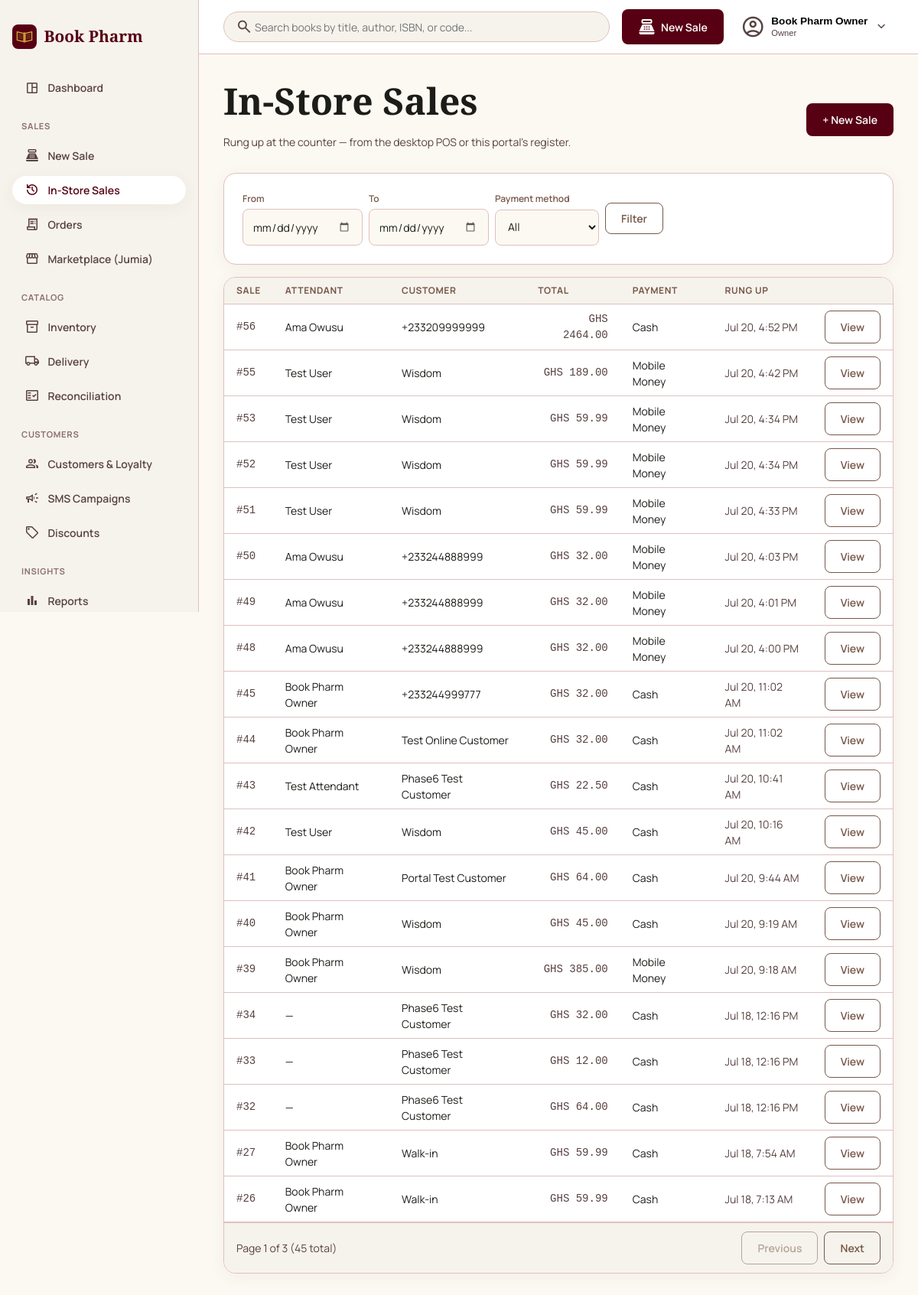
Page /portal/register/sales/ (signed in) on the committed database.
### apps/accounts/models.py (models this page shows, shortened)
class User(AbstractBaseUser, PermissionsMixin):
    class Role(models.TextChoices):
        OWNER = 'OWNER', 'Owner'
        ATTENDANT = 'ATTENDANT', 'Attendant'
    email = models.EmailField(unique=True)
    full_name = models.CharField(max_length=150, blank=True)
    role = models.CharField(max_length=10, choices=Role.choices, default=Role.OWNER)
    is_active = models.BooleanField(default=True)
    is_staff = models.BooleanField(default=False)
    date_joined = models.DateTimeField(default=timezone.now)
    objects = UserManager()
    USERNAME_FIELD = 'email'
    REQUIRED_FIELDS = []

### apps/sales/models.py (models this page shows, shortened)
class Sale(models.Model):
    class Channel(models.TextChoices):
        IN_STORE = 'IN_STORE', 'In-store'
        ONLINE = 'ONLINE', 'Online'
        JUMIA = 'JUMIA', 'Jumia'
    class PaymentMethod(models.TextChoices):
        CASH = 'CASH', 'Cash'
        MOMO = 'MOMO', 'Mobile Money'
        CARD = 'CARD', 'Card'
        BANK_TRANSFER = 'BANK_TRANSFER', 'Bank Transfer'
        MARKETPLACE = 'MARKETPLACE', 'Marketplace (Jumia)'
    class PaymentStatus(models.TextChoices):
        PENDING = 'PENDING', 'Pending'
        PAID = 'PAID', 'Paid'
        FAILED = 'FAILED', 'Failed'
        REFUNDED = 'REFUNDED', 'Refunded'
    class Status(models.TextChoices):
        PENDING = 'PENDING', 'Pending'
        COMPLETED = 'COMPLETED', 'Completed'
        CANCELLED = 'CANCELLED', 'Cancelled'
        RETURNED = 'RETURNED', 'Returned'
    channel = models.CharField(max_length=8, choices=Channel.choices)
    customer = models.ForeignKey(
        'customers.Customer', null=True, blank=True, on_delete=models.SET_NULL, related_name='sales'
    )
    subtotal = models.DecimalField(max_digits=10, decimal_places=2)
    discount_amount = models.DecimalField(max_digits=10, decimal_places=2, default=Decimal('0'))
    delivery_fee = models.DecimalField(max_digits=10, decimal_places=2, default=Decimal('0'))
    total = models.DecimalField(max_digits=10, decimal_places=2)
    payment_method = models.CharField(max_length=13, choices=PaymentMethod.choices)
    payment_status = models.CharField(max_length=8, choices=PaymentStatus.choices, default=PaymentStatus.PENDING)
    status = models.CharField(max_length=9, choices=Status.choices, default=Status.PENDING)
    attendant = models.ForeignKey(
        settings.AUTH_USER_MODEL, null=True, blank=True, on_delete=models.SET_NULL, related_name='sales'
    )
    offline_uuid = models.UUIDField(unique=True, null=True, blank=True)
    synced_at = models.DateTimeField(null=True, blank=True)
    external_ref = models.CharField(max_length=100, blank=True)
    returned_at = models.DateTimeField(null=True, blank=True)
    created_at = models.DateTimeField(auto_now_add=True)
    class Meta:
        ordering = ['-created_at']

### apps/customers/models.py (models this page shows, shortened)
class Customer(models.Model):
    phone = models.CharField(max_length=13, unique=True)
    full_name = models.CharField(max_length=150, blank=True)
    email = models.EmailField(blank=True)
    birthday = models.DateField(null=True, blank=True)
    loyalty_points = models.IntegerField(default=0)
    sms_opt_out = models.BooleanField(default=False)
    created_at = models.DateTimeField(auto_now_add=True)
    class Meta:
        ordering = ['full_name', 'phone']

### apps/portal/register_views.py (the view)
# urls.py: path('register/sales/', register_views.register_list, name='register_list'),
@login_required
def register_list(request):
    sales = Sale.objects.filter(channel=Sale.Channel.IN_STORE).exclude(
        status=Sale.Status.PENDING
    ).select_related('customer', 'attendant').order_by('-created_at')
    start_str = request.GET.get('start', '').strip()
    end_str = request.GET.get('end', '').strip()
    start = _parse_date(start_str)
    end = _parse_date(end_str)
    if start and end:
        start_dt, end_dt = range_bounds_utc(start, end)
        sales = sales.filter(created_at__gte=start_dt, created_at__lt=end_dt)
    elif start:
        start_dt, _unused = range_bounds_utc(start, start)
        sales = sales.filter(created_at__gte=start_dt)
    elif end:
        _unused, end_dt = range_bounds_utc(end, end)
        sales = sales.filter(created_at__lt=end_dt)
    payment_method = request.GET.get('payment_method', '').strip()
    if payment_method:
        sales = sales.filter(payment_method=payment_method)
    paginator = Paginator(sales, PAGE_SIZE)
    return render(request, 'portal/register/list.html', {
        'active_nav': 'register_list',
        'page_obj': paginator.get_page(request.GET.get('page')),
        'start': start_str,
        'end': end_str,
        'selected_payment_method': payment_method,
        'payment_methods': [(v, l) for v, l in Sale.PaymentMethod.choices if v != Sale.PaymentMethod.MARKETPLACE],
        'querystring': f'start={start_str}&end={end_str}&payment_method={payment_method}&',
    })

### apps/portal/register_views.py (called while the page is built)
def _parse_date(value):
    try:
        return date_cls.fromisoformat(value) if value else None
    except ValueError:
        return None

### apps/storefront/cart.py (called while the page is built)
    def __len__(self):
        return sum(self.cart.values())

### apps/storefront/context_processors.py (called while the page is built)
def cart_context(request):
    return {'cart_count': len(Cart(request))}

def nav_context(request):
    return {'nav_categories': Category.objects.all()}

def google_maps_context(request):
    return {'google_maps_api_key': settings.GOOGLE_MAPS_API_KEY}

### templates/portal/register/list.html (shortened to what this page needs)
{% extends 'portal/base.html' %}
{% block content %}
<header class="portal-page-header">
  <div>
    <h1>In-Store Sales</h1>
    <p class="text-muted">Rung up at the counter &mdash; from the desktop POS or this portal's register.</p>
  </div>
  <a class="btn btn--primary" href="{% url 'portal:register_create' %}">+ New Sale</a>
</header>
<form class="toolbar card" method="get">
  <div class="form-field">
    <label class="form-label" for="filter-start">From</label>
    <input type="date" name="start" id="filter-start" value="{{ start }}">
  </div>
  <div class="form-field">
    <label class="form-label" for="filter-end">To</label>
    <input type="date" name="end" id="filter-end" value="{{ end }}">
  </div>
  <div class="form-field">
    <label class="form-label" for="filter-payment">Payment method</label>
    <select name="payment_method" id="filter-payment">
      <option value="">All</option>
    </select>
  </div>
  <button type="submit" class="btn btn--secondary">Filter</button>
</form>
<div class="card catalog-table-card">
  <table class="table">
    <thead>
      <tr>
        <th>Sale</th>
        <th>Attendant</th>
        <th>Customer</th>
        <th class="text-right">Total</th>
        <th>Payment</th>
        <th>Rung Up</th>
        <th></th>
      </tr>
    </thead>
    <tbody>
      {% for sale in page_obj %}
      <tr>
        <td class="mono">#{{ sale.id }}</td>
        <td>{% if sale.attendant %}{{ sale.attendant.full_name|default:sale.attendant.email }}{% else %}&mdash;{% endif %}</td>
        <td>{% if sale.customer %}{{ sale.customer.full_name|default:sale.customer.phone }}{% else %}Walk-in{% endif %}</td>
        <td class="text-right mono">GHS {{ sale.total }}</td>
        <td>{{ sale.get_payment_method_display }}</td>
        <td class="text-muted">{{ sale.created_at|date:"M j, g:i A" }}</td>
        <td class="text-right"><a class="btn btn--secondary" href="{% url 'portal:register_receipt' sale.pk %}">View</a></td>
      </tr>
      {% empty %}
      <tr><td colspan="7" class="text-muted">No in-store sales yet.</td></tr>
      {% endfor %}
    </tbody>
  </table>
  {% include 'portal/_pagination.html' with base_url=request.path querystring=querystring %}
</div>
{% endblock %}

### templates/portal/base.html (shortened to what this page needs)
{% load static %}
<!DOCTYPE html>
<html lang="en">
<head>
  <link rel="stylesheet" href="{% static 'css/base.css' %}">
  <link rel="stylesheet" href="{% static 'css/theme-portal.css' %}">
  <link rel="stylesheet" href="{% static 'css/portal-layout.css' %}">
</head>
<body>
  <div class="portal-shell" x-data="{ sidebarOpen: false }">
    <aside class="portal-sidebar" :class="{ 'is-open': sidebarOpen }">
      <a class="portal-sidebar__brand" href="{% url 'portal:dashboard' %}">
        <img src="{% static 'img/logo.svg' %}" alt="" width="32" height="32">
        <span>Book Pharm</span>
      </a>
      <nav class="portal-sidebar__nav" @click="sidebarOpen = false">
        <a href="{% url 'portal:dashboard' %}" class="{% if active_nav == 'dashboard' %}is-active{% endif %}">
          <span class="material-symbols-outlined">space_dashboard</span> Dashboard
        </a>
        <p class="portal-sidebar__section-label">Sales</p>
        <a href="{% url 'portal:register_create' %}" class="{% if active_nav == 'register' %}is-active{% endif %}">
          <span class="material-symbols-outlined">point_of_sale</span> New Sale
        </a>
        <a href="{% url 'portal:register_list' %}" class="{% if active_nav == 'register_list' %}is-active{% endif %}">
          <span class="material-symbols-outlined">history</span> In-Store Sales
        </a>
        <a href="{% url 'portal:order_list' %}" class="{% if active_nav == 'orders' %}is-active{% endif %}">
          <span class="material-symbols-outlined">receipt_long</span> Orders
        </a>
        <a href="{% url 'portal:marketplace_list' %}" class="{% if active_nav == 'marketplace' %}is-active{% endif %}">
          <span class="material-symbols-outlined">storefront</span> Marketplace (Jumia)
        </a>
        <p class="portal-sidebar__section-label">Catalog</p>
        <a href="{% url 'portal:book_list' %}" class="{% if active_nav == 'catalog' %}is-active{% endif %}">
          <span class="material-symbols-outlined">inventory_2</span> Inventory
        </a>
        <a href="{% url 'portal:delivery_settings' %}" class="{% if active_nav == 'delivery' %}is-active{% endif %}">
          <span class="material-symbols-outlined">local_shipping</span> Delivery
        </a>
        <a href="{% url 'portal:reconciliation_list' %}" class="{% if active_nav == 'reconciliation' %}is-active{% endif %}">
          <span class="material-symbols-outlined">fact_check</span> Reconciliation
        </a>
        <p class="portal-sidebar__section-label">Customers</p>
        <a href="{% url 'portal:customer_list' %}" class="{% if active_nav == 'customers' %}is-active{% endif %}">
          <span class="material-symbols-outlined">group</span> Customers &amp; Loyalty
        </a>
        <a href="{% url 'portal:campaign_list' %}" class="{% if active_nav == 'messaging' %}is-active{% endif %}">
          <span class="material-symbols-outlined">campaign</span> SMS Campaigns
        </a>
        <a href="{% url 'portal:discount_list' %}" class="{% if active_nav == 'discounts' %}is-active{% endif %}">
          <span class="material-symbols-outlined">sell</span> Discounts
        </a>
        <p class="portal-sidebar__section-label">Insights</p>
        <a href="{% url 'portal:reports_sales' %}" class="{% if active_nav == 'reports' %}is-active{% endif %}">
          <span class="material-symbols-outlined">bar_chart</span> Reports
        </a>
      </nav>
    </aside>
    <div class="portal-columns">
      <header class="portal-topbar">
        <form class="portal-topbar__search" method="get" action="{% url 'portal:book_list' %}" x-data="{ searchOpen: false }" :class="{ 'is-open': searchOpen }">
          <button type="button" class="portal-topbar__search-toggle" @click="searchOpen = !searchOpen" aria-label="Toggle search">
            <span class="material-symbols-outlined">search</span>
          </button>
          <input type="search" name="q" placeholder="Search books by title, author, ISBN, or code...">
        </form>
        <a href="{% url 'portal:register_create' %}" class="btn btn--primary portal-topbar__new-sale">
          <span class="material-symbols-outlined">point_of_sale</span> <span class="portal-topbar__new-sale-label">New Sale</span>
        </a>
        <div class="portal-topbar__user" x-data="{ open: false }" @click.outside="open = false">
          <button type="button" class="portal-topbar__user-trigger" @click="open = !open">
            <span class="material-symbols-outlined">account_circle</span>
            <span class="portal-topbar__user-meta">
              <span class="portal-topbar__user-name">{{ request.user.full_name|default:request.user.email }}</span>
              <span class="portal-topbar__user-role">{{ request.user.get_role_display }}</span>
            </span>
            <span class="material-symbols-outlined portal-topbar__user-chevron" :class="{ 'is-open': open }">expand_more</span>
          </button>
        </div>
      </header>
      <main class="portal-main">
        {% block content %}{% endblock %}
      </main>
    </div>
  </div>
</body>
</html>

### static/css/base.css (style rules this page uses)
*, *::before, *::after { box-sizing: border-box; }
body { margin: 0; background: var(--color-background); color: var(--color-on-background); font-family: var(--font-body); font-size: var(--text-body-md-size); line-height: var(--text-body-md-line); }
h1, h2, h3, h4 { font-family: var(--font-display); margin: 0 0 var(--space-stack-sm); color: var(--color-on-surface); }
h1 { font-size: var(--text-display-lg-size); font-weight: var(--text-display-lg-weight); line-height: var(--text-display-lg-line); }
a { color: var(--color-primary); }
.card { background: var(--color-surface-container-lowest); border: 1px solid var(--color-outline-variant); border-radius: var(--radius-lg); padding: var(--space-card-padding, 24px); box-shadow: 0 4px 20px rgba(92, 64, 51, 0.06); }
.btn { display: inline-block; font-family: var(--font-body); font-weight: 600; font-size: var(--text-body-md-size); border-radius: var(--radius-md); padding: 0.625rem 1.25rem; border: 1px solid transparent; cursor: pointer; text-decoration: none; }
.btn--primary { background: var(--color-primary); color: var(--color-on-primary); }
.btn--secondary { background: transparent; color: var(--color-secondary); border-color: var(--color-secondary); }
.text-muted { color: var(--color-on-surface-variant); }
.text-right { text-align: right; }
.mono { font-family: monospace; color: var(--color-on-surface-variant); }
input[type="text"], input[type="search"], input[type="number"], input[type="email"], input[type="password"], input[type="date"], select, textarea { width: 100%; background: var(--color-surface); border: 1px solid var(--color-outline-variant); border-radius: var(--radius-md); padding: 0.75rem; font-family: var(--font-body); font-size: var(--text-body-md-size); color: var(--color-on-surface); }
input[type="date"] { cursor: pointer; }

### static/css/theme-portal.css (style rules this page uses)
:root { --color-surface: #fcf9f2; --color-surface-dim: #dcdad3; --color-surface-bright: #fcf9f2; --color-surface-container-lowest: #ffffff; --color-surface-container-low: #f6f3ec; --color-surface-container: #f0eee7; --color-surface-container-high: #ebe8e1; --color-surface-container-highest: #e5e2db; --color-on-surface: #1c1c18; --color-on-surface-variant: #584141; --color-outline: #8c7071; --color-outline-variant: #e0bfbf; --color-primary: #570013; --color-on-primary: #ffffff; --color-primary-container: #800020; --color-on-primary-container: #ff828a; --color-secondary: #765749; --color-on-secondary: #ffffff; --color-secondary-container: #fed4c2; --color-on-secondary-container: #795a4c; --color-tertiary: #735c00; --color-on-tertiary: #ffffff; --color-tertiary-container: #cca730; --color-on-tertiary-container: #4f3d00; --color-error: #ba1a1a; --color-on-error: #ffffff; --color-error-container: #ffdad6; --color-on-error-container: #93000a; --color-background: #fcf9f2; --color-on-background: #1c1c18; --font-display: 'EB Garamond', serif; --font-body: 'Manrope', sans-serif; --text-display-lg-size: 48px; --text-display-lg-weight: 600; --text-display-lg-line: 1.2; --text-headline-lg-size: 32px; --text-headline-lg-weight: 500; --text-headline-lg-line: 1.3; --text-headline-md-size: 24px; --text-headline-md-weight: 500; --text-headline-md-line: 1.4; --text-body-lg-size: 16px; --text-body-lg-line: 1.6; --text-body-md-size: 14px; --text-body-md-line: 1.5; --text-label-md-size: 12px; --text-label-md-weight: 600; --text-label-md-tracking: 0.05em; --radius-sm: 0.25rem; --radius-md: 0.5rem; --radius-lg: 1rem; --radius-xl: 1.5rem; --radius-full: 9999px; --space-sidebar-width: 260px; --space-margin: 32px; --space-card-padding: 24px; --space-stack-sm: 8px; --space-stack-md: 16px; --space-stack-lg: 32px; }

### rows in the picture
User: user.full_name "Book Pharm Owner", user.role "Owner"
Sale: id "56", attendant.full_name "Ama Owusu", customer.full_name "+233209999999", total "2464.00", payment_method "Cash", created_at "Jul 20, 4:52 PM"
Sale: id "55", attendant.full_name "Test User", customer.full_name "Wisdom", total "189.00", payment_method "Mobile Money", created_at "Jul 20, 4:42 PM"
Sale: id "53", attendant.full_name "Test User", customer.full_name "Wisdom", total "59.99", payment_method "Mobile Money", created_at "Jul 20, 4:34 PM"
Sale: id "52", attendant.full_name "Test User", customer.full_name "Wisdom", total "59.99", payment_method "Mobile Money", created_at "Jul 20, 4:34 PM"
Sale: id "51", attendant.full_name "Test User", customer.full_name "Wisdom", total "59.99", payment_method "Mobile Money", created_at "Jul 20, 4:33 PM"
Sale: id "50", attendant.full_name "Ama Owusu", customer.full_name "+233244888999", total "32.00", payment_method "Mobile Money", created_at "Jul 20, 4:03 PM"
Sale: id "49", attendant.full_name "Ama Owusu", customer.full_name "+233244888999", total "32.00", payment_method "Mobile Money", created_at "Jul 20, 4:01 PM"
Sale: id "48", attendant.full_name "Ama Owusu", customer.full_name "+233244888999", total "32.00", payment_method "Mobile Money", created_at "Jul 20, 4:00 PM"
Sale: id "45", attendant.full_name "Book Pharm Owner", customer.full_name "+233244999777", total "32.00", payment_method "Cash", created_at "Jul 20, 11:02 AM"
Sale: id "44", attendant.full_name "Book Pharm Owner", customer.full_name "Test Online Customer", total "32.00", payment_method "Cash", created_at "Jul 20, 11:02 AM"
Sale: id "43", attendant.full_name "Test Attendant", customer.full_name "Phase6 Test Customer", total "22.50", payment_method "Cash", created_at "Jul 20, 10:41 AM"
Sale: id "42", attendant.full_name "Test User", customer.full_name "Wisdom", total "45.00", payment_method "Cash", created_at "Jul 20, 10:16 AM"
Sale: id "41", attendant.full_name "Book Pharm Owner", customer.full_name "Portal Test Customer", total "64.00", payment_method "Cash", created_at "Jul 20, 9:44 AM"
Sale: id "40", attendant.full_name "Book Pharm Owner", customer.full_name "Wisdom", total "45.00", payment_method "Cash", created_at "Jul 20, 9:19 AM"
Sale: id "39", attendant.full_name "Book Pharm Owner", customer.full_name "Wisdom", total "385.00", payment_method "Mobile Money", created_at "Jul 20, 9:18 AM"
Sale: id "34", customer.full_name "Phase6 Test Customer", total "32.00", payment_method "Cash", created_at "Jul 18, 12:16 PM"
Sale: id "33", customer.full_name "Phase6 Test Customer", total "12.00", payment_method "Cash", created_at "Jul 18, 12:16 PM"
Sale: id "32", customer.full_name "Phase6 Test Customer", total "64.00", payment_method "Cash", created_at "Jul 18, 12:16 PM"
Sale: id "27", attendant.full_name "Book Pharm Owner", shows "Walk-in", total "59.99", payment_method "Cash", created_at "Jul 18, 7:54 AM"
Sale: id "26", attendant.full_name "Book Pharm Owner", shows "Walk-in", total "59.99", payment_method "Cash", created_at "Jul 18, 7:13 AM"

### other values in the picture
{{ page_obj.number }} "1"
{{ page_obj.paginator.num_pages }} "3"
{{ page_obj.paginator.count }} "45"
